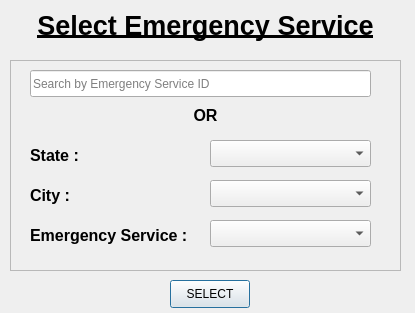
<?xml version="1.0" encoding="UTF-8"?>
<ui version="4.0">
 <class>selectEmergencyService</class>
 <widget class="QDialog" name="selectEmergencyService">
  <property name="geometry">
   <rect>
    <x>0</x>
    <y>0</y>
    <width>415</width>
    <height>313</height>
   </rect>
  </property>
  <property name="windowTitle">
   <string> </string>
  </property>
  <widget class="QLabel" name="title">
   <property name="geometry">
    <rect>
     <x>10</x>
     <y>0</y>
     <width>391</width>
     <height>51</height>
    </rect>
   </property>
   <property name="text">
    <string>&lt;html&gt;&lt;head/&gt;&lt;body&gt;&lt;p align=&quot;center&quot;&gt;&lt;span style=&quot; font-size:20pt; font-weight:600; text-decoration: underline;&quot;&gt;Select Emergency Service&lt;/span&gt;&lt;/p&gt;&lt;/body&gt;&lt;/html&gt;</string>
   </property>
  </widget>
  <widget class="QFrame" name="frame">
   <property name="geometry">
    <rect>
     <x>10</x>
     <y>60</y>
     <width>391</width>
     <height>211</height>
    </rect>
   </property>
   <property name="frameShape">
    <enum>QFrame::StyledPanel</enum>
   </property>
   <property name="frameShadow">
    <enum>QFrame::Raised</enum>
   </property>
   <widget class="QComboBox" name="cityComboBox">
    <property name="geometry">
     <rect>
      <x>200</x>
      <y>120</y>
      <width>161</width>
      <height>27</height>
     </rect>
    </property>
   </widget>
   <widget class="QComboBox" name="emergencyServiceComboBox">
    <property name="geometry">
     <rect>
      <x>200</x>
      <y>160</y>
      <width>161</width>
      <height>27</height>
     </rect>
    </property>
   </widget>
   <widget class="QComboBox" name="stateComboBox">
    <property name="geometry">
     <rect>
      <x>200</x>
      <y>80</y>
      <width>161</width>
      <height>27</height>
     </rect>
    </property>
   </widget>
   <widget class="QLabel" name="cityLabel">
    <property name="geometry">
     <rect>
      <x>20</x>
      <y>120</y>
      <width>111</width>
      <height>31</height>
     </rect>
    </property>
    <property name="text">
     <string>&lt;html&gt;&lt;head/&gt;&lt;body&gt;&lt;p&gt;&lt;span style=&quot; font-size:12pt; font-weight:600;&quot;&gt;City : &lt;/span&gt;&lt;/p&gt;&lt;/body&gt;&lt;/html&gt;</string>
    </property>
   </widget>
   <widget class="QLabel" name="emergencyServiceLabel">
    <property name="geometry">
     <rect>
      <x>20</x>
      <y>160</y>
      <width>161</width>
      <height>31</height>
     </rect>
    </property>
    <property name="text">
     <string>&lt;html&gt;&lt;head/&gt;&lt;body&gt;&lt;p&gt;&lt;span style=&quot; font-size:12pt; font-weight:600;&quot;&gt;Emergency Service :&lt;/span&gt;&lt;/p&gt;&lt;/body&gt;&lt;/html&gt;</string>
    </property>
   </widget>
   <widget class="QLabel" name="stateLabel">
    <property name="geometry">
     <rect>
      <x>20</x>
      <y>80</y>
      <width>111</width>
      <height>31</height>
     </rect>
    </property>
    <property name="text">
     <string>&lt;html&gt;&lt;head/&gt;&lt;body&gt;&lt;p&gt;&lt;span style=&quot; font-size:12pt; font-weight:600;&quot;&gt;State : &lt;/span&gt;&lt;/p&gt;&lt;/body&gt;&lt;/html&gt;</string>
    </property>
   </widget>
   <widget class="QLabel" name="ORLabel">
    <property name="geometry">
     <rect>
      <x>140</x>
      <y>40</y>
      <width>111</width>
      <height>31</height>
     </rect>
    </property>
    <property name="text">
     <string>&lt;html&gt;&lt;head/&gt;&lt;body&gt;&lt;p&gt;&lt;span style=&quot; font-size:12pt; font-weight:600;&quot;&gt;OR&lt;/span&gt;&lt;/p&gt;&lt;/body&gt;&lt;/html&gt;</string>
    </property>
    <property name="alignment">
     <set>Qt::AlignCenter</set>
    </property>
   </widget>
   <widget class="QLineEdit" name="searchByID">
    <property name="geometry">
     <rect>
      <x>20</x>
      <y>10</y>
      <width>341</width>
      <height>27</height>
     </rect>
    </property>
    <property name="placeholderText">
     <string>Search by Emergency Service ID</string>
    </property>
   </widget>
  </widget>
  <widget class="QPushButton" name="selectButton">
   <property name="geometry">
    <rect>
     <x>170</x>
     <y>280</y>
     <width>80</width>
     <height>28</height>
    </rect>
   </property>
   <property name="text">
    <string>SELECT</string>
   </property>
  </widget>
 </widget>
 <resources/>
 <connections/>
</ui>
